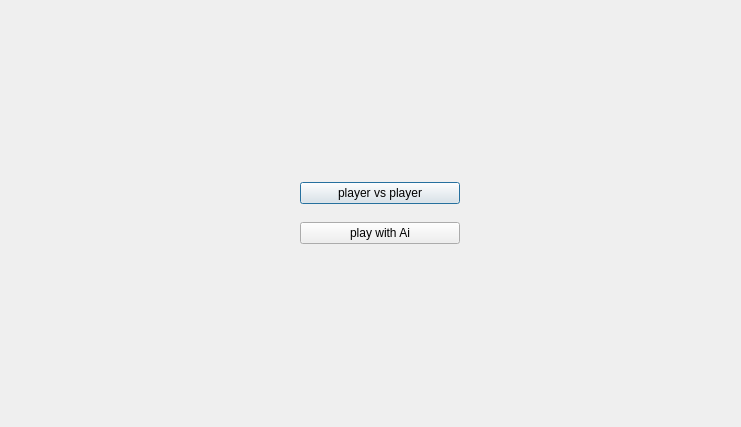
<?xml version="1.0" encoding="UTF-8"?>
<ui version="4.0">
 <class>PlayModeWindow</class>
 <widget class="QDialog" name="PlayModeWindow">
  <property name="geometry">
   <rect>
    <x>0</x>
    <y>0</y>
    <width>741</width>
    <height>427</height>
   </rect>
  </property>
  <property name="windowTitle">
   <string>Dialog</string>
  </property>
  <widget class="QWidget" name="verticalLayoutWidget">
   <property name="geometry">
    <rect>
     <x>300</x>
     <y>170</y>
     <width>160</width>
     <height>86</height>
    </rect>
   </property>
   <layout class="QVBoxLayout" name="verticalLayout">
    <item>
     <widget class="QPushButton" name="pushButton_player">
      <property name="text">
       <string>player vs player</string>
      </property>
     </widget>
    </item>
    <item>
     <widget class="QPushButton" name="pushButton_ai">
      <property name="text">
       <string>play with Ai</string>
      </property>
     </widget>
    </item>
   </layout>
  </widget>
 </widget>
 <resources/>
 <connections/>
</ui>
